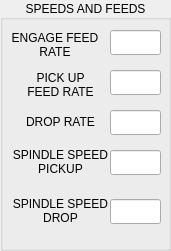
        <widget class="QGroupBox" name="gbSpeedsFeeds">
         <property name="geometry">
          <rect>
           <x>210</x>
           <y>100</y>
           <width>171</width>
           <height>251</height>
          </rect>
         </property>
         <property name="title">
          <string>SPEEDS AND FEEDS</string>
         </property>
         <property name="alignment">
          <set>Qt::AlignCenter</set>
         </property>
         <widget class="QLineEdit" name="leSFEngageFeedRate">
          <property name="geometry">
           <rect>
            <x>110</x>
            <y>30</y>
            <width>51</width>
            <height>25</height>
           </rect>
          </property>
          <property name="inputMask">
           <string>D</string>
          </property>
          <property name="alignment">
           <set>Qt::AlignCenter</set>
          </property>
         </widget>
         <widget class="QLabel" name="lblEngageFeedRate">
          <property name="geometry">
           <rect>
            <x>0</x>
            <y>30</y>
            <width>110</width>
            <height>30</height>
           </rect>
          </property>
          <property name="inputMethodHints">
           <set>Qt::ImhDigitsOnly</set>
          </property>
          <property name="text">
           <string>ENGAGE FEED RATE</string>
          </property>
          <property name="scaledContents">
           <bool>false</bool>
          </property>
          <property name="alignment">
           <set>Qt::AlignCenter</set>
          </property>
          <property name="wordWrap">
           <bool>true</bool>
          </property>
         </widget>
         <widget class="QLabel" name="lblSFPickUpRate">
          <property name="geometry">
           <rect>
            <x>20</x>
            <y>70</y>
            <width>81</width>
            <height>30</height>
           </rect>
          </property>
          <property name="inputMethodHints">
           <set>Qt::ImhDigitsOnly</set>
          </property>
          <property name="text">
           <string>PICK UP FEED RATE</string>
          </property>
          <property name="scaledContents">
           <bool>false</bool>
          </property>
          <property name="alignment">
           <set>Qt::AlignCenter</set>
          </property>
          <property name="wordWrap">
           <bool>true</bool>
          </property>
         </widget>
         <widget class="QLineEdit" name="leSFPickUpRate">
          <property name="geometry">
           <rect>
            <x>110</x>
            <y>70</y>
            <width>51</width>
            <height>25</height>
           </rect>
          </property>
          <property name="inputMask">
           <string>D</string>
          </property>
          <property name="alignment">
           <set>Qt::AlignCenter</set>
          </property>
         </widget>
         <widget class="QLabel" name="lblSFDropRate">
          <property name="geometry">
           <rect>
            <x>20</x>
            <y>107</y>
            <width>81</width>
            <height>30</height>
           </rect>
          </property>
          <property name="inputMethodHints">
           <set>Qt::ImhDigitsOnly</set>
          </property>
          <property name="text">
           <string>DROP RATE</string>
          </property>
          <property name="scaledContents">
           <bool>false</bool>
          </property>
          <property name="alignment">
           <set>Qt::AlignCenter</set>
          </property>
          <property name="wordWrap">
           <bool>true</bool>
          </property>
         </widget>
         <widget class="QLineEdit" name="leSFDropRate">
          <property name="geometry">
           <rect>
            <x>110</x>
            <y>110</y>
            <width>51</width>
            <height>25</height>
           </rect>
          </property>
          <property name="inputMask">
           <string>D</string>
          </property>
          <property name="alignment">
           <set>Qt::AlignCenter</set>
          </property>
         </widget>
         <widget class="QLabel" name="lblSpindleSpeedPickup">
          <property name="geometry">
           <rect>
            <x>10</x>
            <y>141</y>
            <width>101</width>
            <height>41</height>
           </rect>
          </property>
          <property name="inputMethodHints">
           <set>Qt::ImhDigitsOnly</set>
          </property>
          <property name="text">
           <string>SPINDLE SPEED PICKUP</string>
          </property>
          <property name="scaledContents">
           <bool>false</bool>
          </property>
          <property name="alignment">
           <set>Qt::AlignCenter</set>
          </property>
          <property name="wordWrap">
           <bool>true</bool>
          </property>
         </widget>
         <widget class="QLineEdit" name="leSpindleSpeedPickup">
          <property name="geometry">
           <rect>
            <x>110</x>
            <y>150</y>
            <width>51</width>
            <height>25</height>
           </rect>
          </property>
          <property name="inputMask">
           <string>D</string>
          </property>
          <property name="alignment">
           <set>Qt::AlignCenter</set>
          </property>
         </widget>
         <widget class="QLineEdit" name="leSpindleSpeedPickupDrop">
          <property name="geometry">
           <rect>
            <x>110</x>
            <y>199</y>
            <width>51</width>
            <height>25</height>
           </rect>
          </property>
          <property name="inputMask">
           <string>D</string>
          </property>
          <property name="alignment">
           <set>Qt::AlignCenter</set>
          </property>
         </widget>
         <widget class="QLabel" name="lblSpindleSpeedDrop">
          <property name="geometry">
           <rect>
            <x>10</x>
            <y>190</y>
            <width>101</width>
            <height>41</height>
           </rect>
          </property>
          <property name="inputMethodHints">
           <set>Qt::ImhDigitsOnly</set>
          </property>
          <property name="text">
           <string>SPINDLE SPEED DROP</string>
          </property>
          <property name="scaledContents">
           <bool>false</bool>
          </property>
          <property name="alignment">
           <set>Qt::AlignCenter</set>
          </property>
          <property name="wordWrap">
           <bool>true</bool>
          </property>
         </widget>
        </widget>
